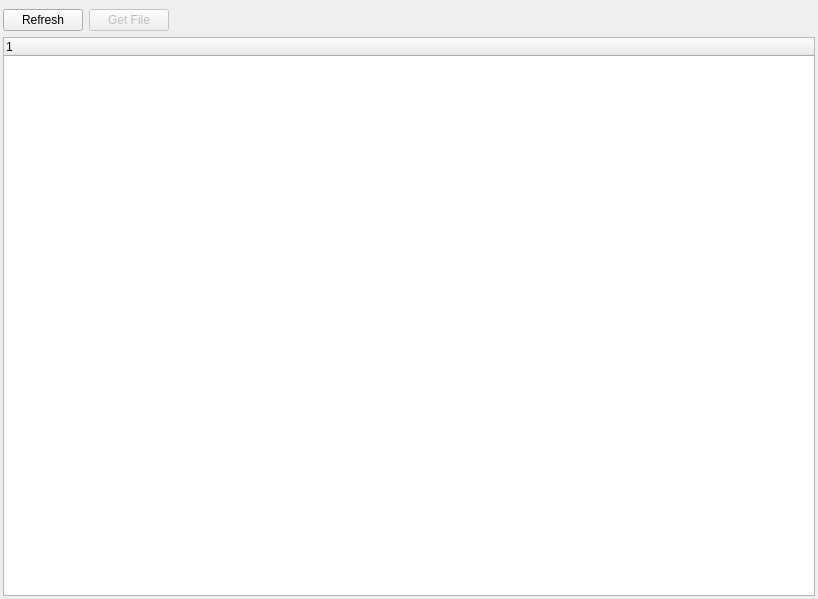
<?xml version="1.0" encoding="UTF-8"?>
<ui version="4.0">
 <class>PrinterFiles</class>
 <widget class="QWidget" name="PrinterFiles">
  <property name="geometry">
   <rect>
    <x>0</x>
    <y>0</y>
    <width>818</width>
    <height>599</height>
   </rect>
  </property>
  <layout class="QVBoxLayout" name="verticalLayout">
   <property name="spacing">
    <number>3</number>
   </property>
   <property name="leftMargin">
    <number>3</number>
   </property>
   <property name="topMargin">
    <number>3</number>
   </property>
   <property name="rightMargin">
    <number>3</number>
   </property>
   <property name="bottomMargin">
    <number>3</number>
   </property>
   <item>
    <widget class="QWidget" name="widget" native="true">
     <layout class="QHBoxLayout" name="horizontalLayout">
      <property name="leftMargin">
       <number>0</number>
      </property>
      <property name="topMargin">
       <number>6</number>
      </property>
      <property name="rightMargin">
       <number>0</number>
      </property>
      <property name="bottomMargin">
       <number>3</number>
      </property>
      <item>
       <widget class="QPushButton" name="butRefresh">
        <property name="text">
         <string>Refresh</string>
        </property>
       </widget>
      </item>
      <item>
       <widget class="QPushButton" name="pushButton">
        <property name="enabled">
         <bool>false</bool>
        </property>
        <property name="text">
         <string>Get File</string>
        </property>
       </widget>
      </item>
      <item>
       <spacer name="horizontalSpacer">
        <property name="orientation">
         <enum>Qt::Horizontal</enum>
        </property>
        <property name="sizeHint" stdset="0">
         <size>
          <width>637</width>
          <height>20</height>
         </size>
        </property>
       </spacer>
      </item>
     </layout>
    </widget>
   </item>
   <item>
    <widget class="QTreeWidget" name="treeFiles">
     <column>
      <property name="text">
       <string notr="true">1</string>
      </property>
     </column>
    </widget>
   </item>
  </layout>
 </widget>
 <resources/>
 <connections/>
</ui>
